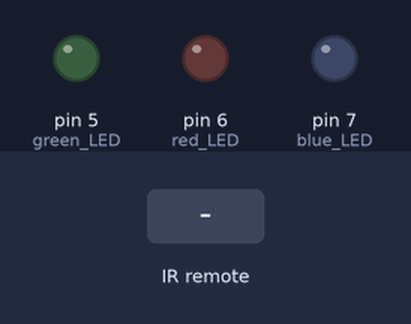
A sketch run on a simulated Arduino Uno, built with avr-gcc and run on an emulated ATmega328P. Parts: output pins drawn as LEDs (lit = HIGH). The test bench sets the inputs (shaded band). What the sketch prints to the serial monitor is not drawn.

Above: at 1.2 s.
1.3 s: infrared code 0x9716BE3F received
At 2.4 s:
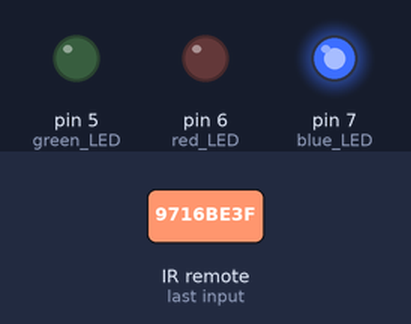
2.8 s: infrared code 0x3D9AE3F7 received
At 3.5 s:
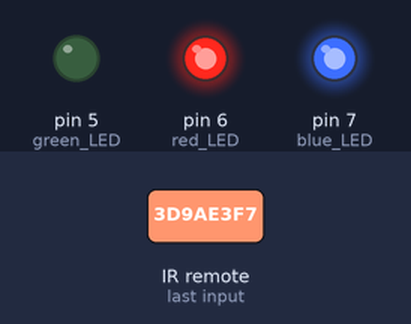
4.3 s: infrared code 0x6182021B received
At 4.7 s:
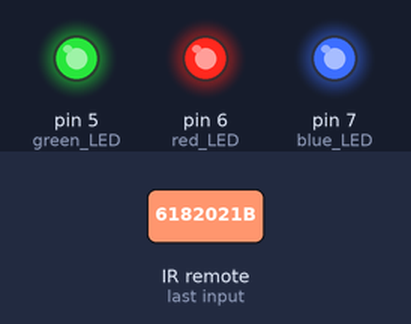
5.8 s: infrared code 0x1BC0157B received
At 7.0 s:
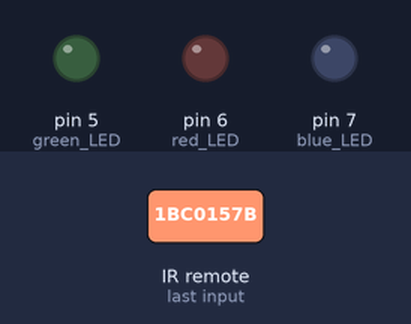
7.3 s: infrared code 0x3D9AE3F7 received
At 8.2 s:
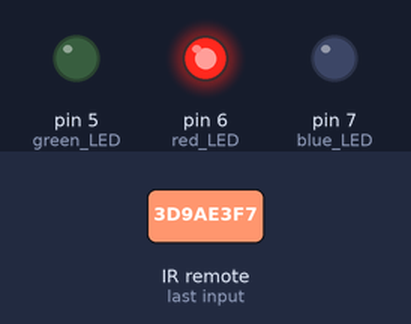
8.8 s: infrared code 0x488F3CBB received
At 9.3 s:
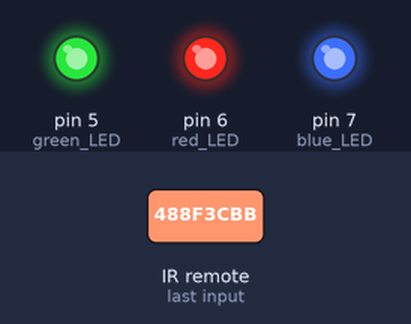
Timing chart, 0 to 11.3 s (numbered marks = the images above; inputs shaded):
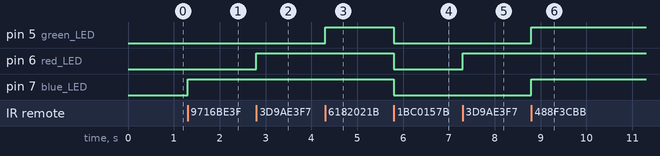

The sketch:

16_feb_ir_DESI_REMOTE_TESTING_3_led.ino
```cpp
#include <IRremote.h>

int RECV_PIN = 2;
IRrecv irrecv(RECV_PIN);
decode_results results;

#define BUTTON_1 0x9716BE3F
#define BUTTON_2 0x3D9AE3F7
#define BUTTON_3 0x6182021B
#define BUTTON_0 0x1BC0157B
#define BUTTON_OK 0x488F3CBB

int blue_LED = 7;
int red_LED = 6;
int green_LED = 5;


void setup()
{
  pinMode(blue_LED, OUTPUT);
  pinMode(red_LED, OUTPUT);
  pinMode(green_LED, OUTPUT);

  Serial.begin(9600);
  irrecv.enableIRIn();
}
void loop() {

  if (irrecv.decode(&results))
  {
    Serial.print(0x9716BE3F);
    Serial.print("  ");
    Serial.print(results.value);
    Serial.print("  ");
    if (results.value == BUTTON_0)
    {


      digitalWrite(blue_LED, LOW);
      digitalWrite(red_LED, LOW);
      digitalWrite(green_LED, LOW);
    }
    if (results.value == BUTTON_OK)
    {
      digitalWrite(blue_LED, HIGH);
      digitalWrite(red_LED, HIGH);
      digitalWrite(green_LED, HIGH);
    }
    if (results.value == BUTTON_1)
    {
      digitalWrite(blue_LED, HIGH);
    }
    if (results.value == BUTTON_2)
    {
      digitalWrite(red_LED, HIGH);
    }
    if (results.value == BUTTON_3)
    {
      digitalWrite(green_LED, HIGH);
    }
    irrecv.resume();
  }
}
```

Measured:
- after the input at 1.3 s, pin 7 (blue_LED): LOW → HIGH at once
- after the input at 2.8 s, pin 6 (red_LED): LOW → HIGH at once
- after the input at 4.3 s, pin 5 (green_LED): LOW → HIGH at once
- after the input at 5.8 s, pin 5 (green_LED), pin 6 (red_LED), pin 7 (blue_LED): HIGH → LOW at once
- after the input at 7.3 s, pin 6 (red_LED): LOW → HIGH at once
- after the input at 8.8 s, pin 5 (green_LED), pin 7 (blue_LED): LOW → HIGH at once
